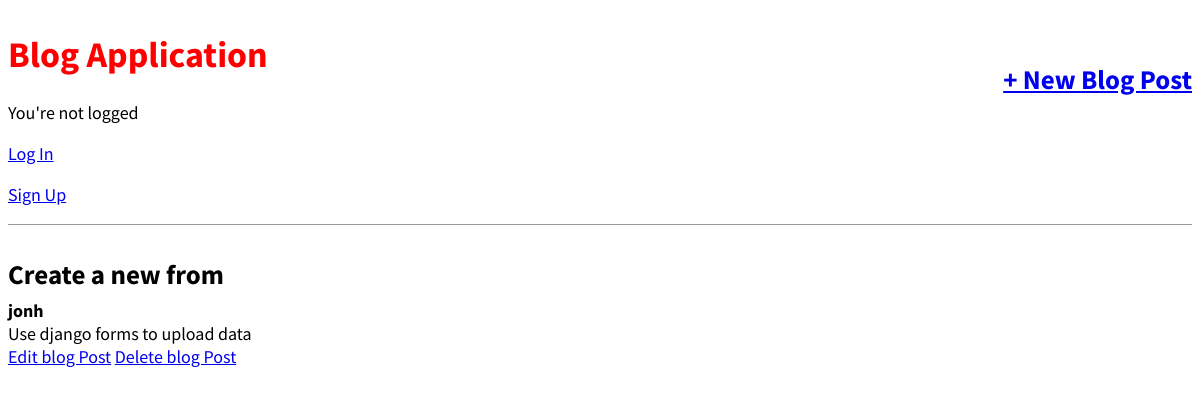
The app's page /post/4/ with its own data.
### blog/models.py (models this page shows, shortened)
class Post(models.Model):
    title = models.CharField(max_length=200)
    author = models.ForeignKey(
        "auth.user",
        on_delete=models.CASCADE,
    )
    body = models.TextField()

### blog/views.py (the view)
# urls.py: path("post/<int:pk>/", BLogDetailsView.as_view(), name="post_detail"),
class BLogDetailsView(DetailView):
    model = Post
    template_name = "post_detail.html"

### templates/post_detail.html (shortened to what this page needs)
{% extends 'base.html' %}
{% block content %}
<div class="post-entry">
    <h2>{{ post.title }}</h2>
    <span class="post-author">{{ post.author }}</span>
    <p class="post-body">{{ post.body }}</p>
    <div>
        <a href="{% url 'post_edit' post.pk %}">Edit blog Post</a>
        <a href="{% url 'post_delete' post.pk %}">Delete blog Post</a>
    </div>
</div>
{% endblock content %}

### static/css/base.css (style rules this page uses)
body { font-family: 'Source Sans Pro', sans-serif; font-size: 18px; }
.post-entry { margin-bottom: 2rem; }
.post-entry h2 { margin: 0.5rem 0; }
.post-entry p { margin: 0; font-weight: 400; }
.post-author { font-weight: bold; }
.post-body { margin-top: 2em; }

### records on screen
Post: title "Create a new from", author "jonh", body "Use django forms to upload data"
